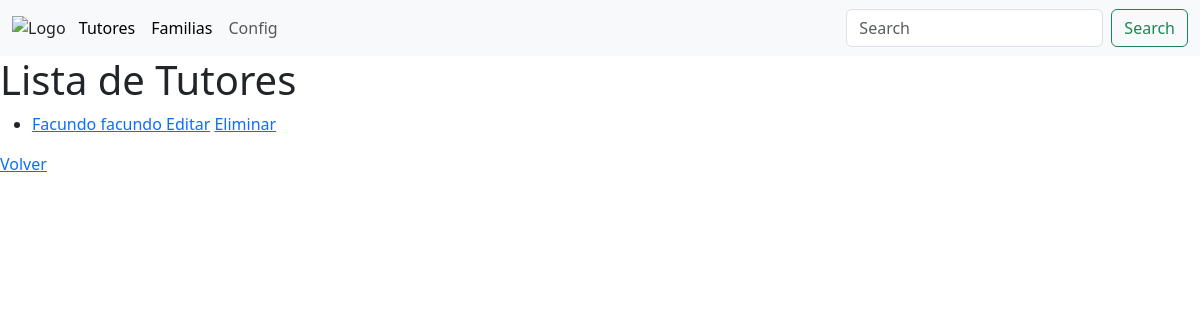
Before: /tutores_list/ with the older database file.
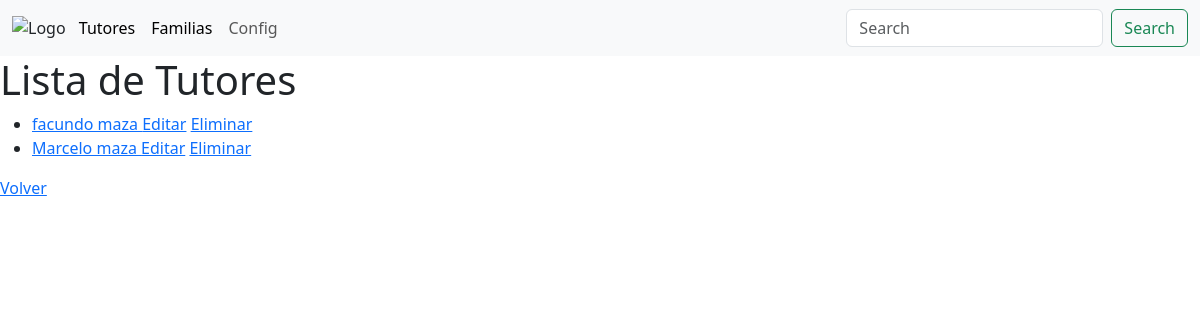
After: the same page with the newer database file.
### academico/models.py (models this page shows)
class Tutores(models.Model):
    Nombre = models.CharField(max_length=255)
    Apellido = models.CharField(max_length=255)
    DNI = models.CharField(max_length=255)
    Domicilio_Personal = models.CharField(max_length=255)
    Domicilio_Laboral = models.CharField(max_length=255)
    Celular = models.CharField(max_length=255)
    Ocupacion = models.CharField(max_length=255)
    Email = models.EmailField()
    vive = [('S', 'Si'),('N', 'No'),]
    Vive = models.CharField(max_length=1, choices=vive)
    Responsable_de_pago = models.BooleanField()
    Parentezco = models.ForeignKey(Parentezco, on_delete=models.CASCADE)
    def __str__(self):
        return '%s %s '%(self.Nombre,self.Apellido)
    class Meta:
        db_table = 'tutores'
        verbose_name = 'tutor'
        verbose_name_plural = 'tutores'

### academico/views.py (the view)
# urls.py: path('tutores_list/', views.tutores_list, name='tutores_list'),
def tutores_list(request):
    tutores = Tutores.objects.all()
    context = {'tutores': tutores}
    return render(request, 'tutores_list.html', context)

### academico/templates/tutores_list.html
{% extends "base.html" %}
{%block content%}
<main>
<h1>Lista de Tutores</h1>
<ul>
    {% for tutor in tutores %}
    <li>
        <a href="{% url 'tutores_detail' tutor.pk %}">{{ tutor }}</a>
        <a href="{% url 'tutores_update' tutor.pk %}">Editar</a>
        <a href="{% url 'tutores_delete' tutor.pk %}">Eliminar</a>
    </li>
    {% endfor %}
</ul>
<a href="{% url 'index' %}">Volver</a>
</main>
{%endblock%}

### academico/templates/base.html (shortened to what this page needs)
{% load static %}
<!DOCTYPE html>
<html lang="en">
<head>
    <link href="https://cdn.jsdelivr.net/npm/bootstrap@5.3.3/dist/css/bootstrap.min.css" rel="stylesheet">
    <link rel="stylesheet" href="https://cdn.jsdelivr.net/npm/bootstrap-icons@1.11.3/font/bootstrap-icons.min.css">
</head>
<body>
    <header>
        <nav class="navbar navbar-expand-lg bg-body-tertiary">
            <div class="container-fluid">
              <img src="{% static 'img/escudo.png' %}" width="5%" alt="Logo" id="logo-link">
              <div class="collapse navbar-collapse" id="navbarSupportedContent">
                <ul class="navbar-nav me-auto mb-2 mb-lg-0">
                    <li class="nav-item">
                      <a class="nav-link active" aria-current="page" href='{% url 'tutores_list'%}'>Tutores</a>
                    </li>
                    <li class="nav-item">
                      <a class="nav-link active" aria-current="page" href='{% url 'familia_list'%}'>Familias</a>
                    </li>
                    <li class="nav-item">
                      <a class="nav-link" aria-current="page" href='{% url 'configuracion'%}'>Config</a>
                    </li>
                </ul>
                <form class="d-flex" role="search">
                  <input class="form-control me-2" type="search" placeholder="Search" aria-label="Search">
                  <button class="btn btn-outline-success" type="submit">Search</button>
                </form>
              </div>
            </div>
          </nav>
    </header>
    {% block content %}
    {% endblock %}
</body>
</html>

Changed rows visible on the page:
removed Tutores: Nombre+Apellido "Facundo facundo"
added Tutores: Nombre+Apellido "facundo maza"
added Tutores: Nombre+Apellido "Marcelo maza"
